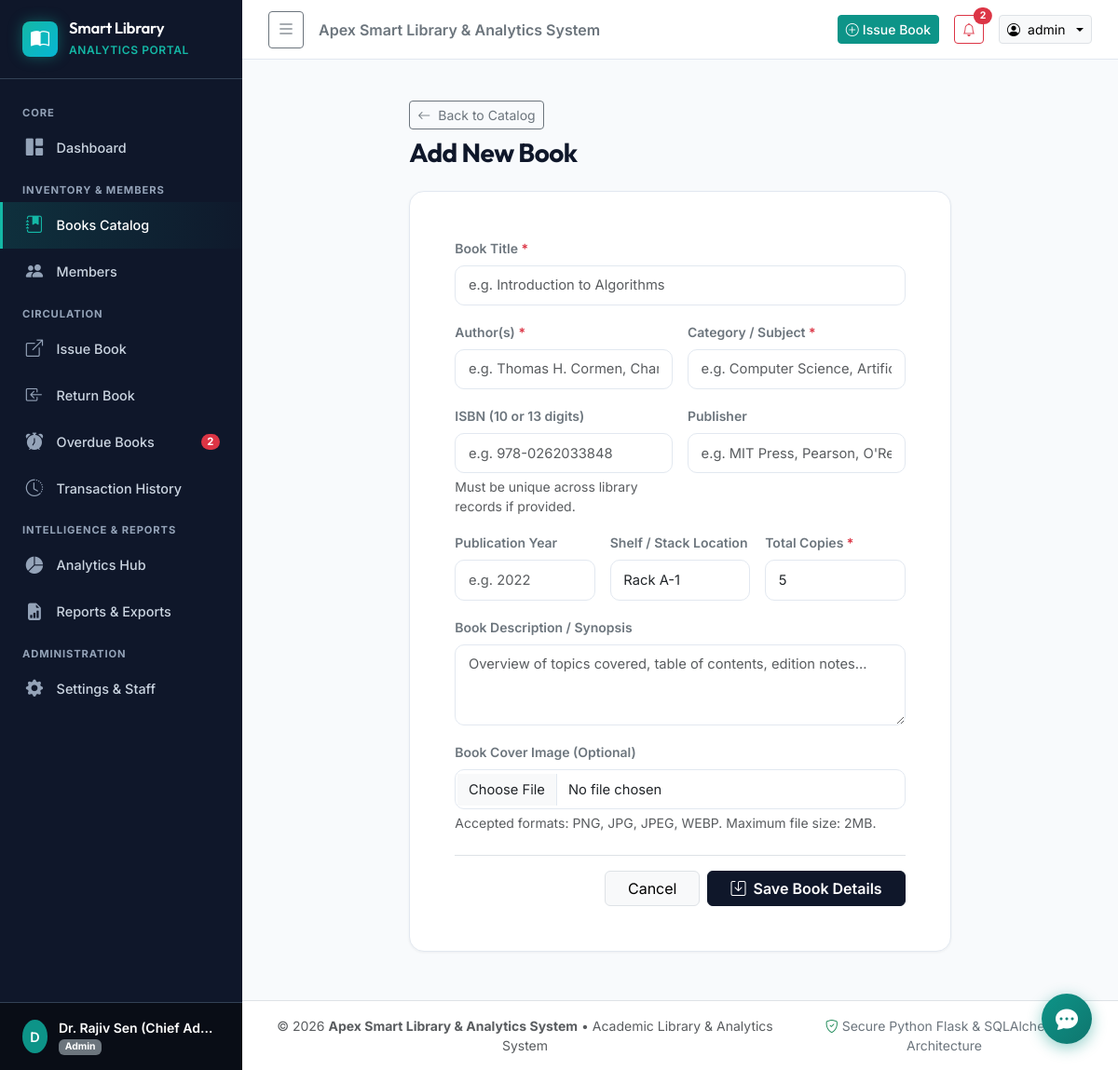
The app's page /books/add (signed in) with its own data.
### models/user.py (models this page shows, shortened)
class User(UserMixin, db.Model):
    __tablename__ = 'users'
    id = db.Column(db.Integer, primary_key=True)
    username = db.Column(db.String(64), unique=True, nullable=False, index=True)
    email = db.Column(db.String(120), unique=True, nullable=False, index=True)
    password_hash = db.Column(db.String(256), nullable=False)
    full_name = db.Column(db.String(120), nullable=False)
    role = db.Column(db.String(20), default='librarian', nullable=False)  # 'admin' or 'librarian'
    is_active_account = db.Column(db.Boolean, default=True, nullable=False)
    created_at = db.Column(db.DateTime, default=lambda: datetime.now(timezone.utc))
    last_login = db.Column(db.DateTime, nullable=True)
    @property
    def is_admin(self):
        return self.role == 'admin'
    @property
    def is_active(self):
        return self.is_active_account

### models/setting.py (models this page shows, shortened)
class Setting(db.Model):
    __tablename__ = 'settings'
    id = db.Column(db.Integer, primary_key=True)
    key = db.Column(db.String(64), unique=True, nullable=False, index=True)
    value = db.Column(db.String(255), nullable=False)
    description = db.Column(db.String(255), nullable=True)
    @classmethod
    def get_value(cls, key, default=None):
        setting = cls.query.filter_by(key=key).first()
        return setting.value if setting else default

### routes/books.py (the view, shortened to what this page needs)
@books_bp.route('/add', methods=['GET', 'POST'])
@login_required
def add():
    existing_categories = [c[0] for c in db.session.query(Book.category).distinct().order_by(Book.category).all()]
    return render_template('books/form.html', book=None, categories=existing_categories, title="Add New Book")

### templates/books/form.html (shortened to what this page needs)
{% extends "base.html" %}
{% block content %}
<div class="row justify-content-center">
    <div class="col-lg-9 col-xl-8">
        <div class="d-flex align-items-center justify-content-between mb-4">
            <div>
                <a href="{{ url_for('books.index') }}" class="btn btn-sm btn-outline-secondary mb-2">
                    <i class="bi bi-arrow-left me-1"></i> Back to Catalog
                </a>
                <h3 class="fw-bold text-navy mb-0">{{ title }}</h3>
            </div>
        </div>
        <div class="card card-custom">
            <div class="card-body p-4 p-md-5">
                <form method="POST" enctype="multipart/form-data" novalidate>
                    <div class="row g-3 mb-4">
                        <div class="col-12">
                            <label for="title" class="form-label small fw-semibold text-secondary">Book Title <span class="text-danger">*</span></label>
                            <input type="text" class="form-control" id="title" name="title" value="{{ book.title if book else '' }}" placeholder="e.g. Introduction to Algorithms" required>
                        </div>
                        <div class="col-md-6">
                            <label for="author" class="form-label small fw-semibold text-secondary">Author(s) <span class="text-danger">*</span></label>
                            <input type="text" class="form-control" id="author" name="author" value="{{ book.author if book else '' }}" placeholder="e.g. Thomas H. Cormen, Charles E. Leiserson" required>
                        </div>
                        <div class="col-md-6">
                            <label for="category" class="form-label small fw-semibold text-secondary">Category / Subject <span class="text-danger">*</span></label>
                            <input class="form-control" list="categoryOptions" id="category" name="category" value="{{ book.category if book else '' }}" placeholder="e.g. Computer Science, Artificial Intelligence..." required>
                        </div>
                        <div class="col-md-6">
                            <label for="isbn" class="form-label small fw-semibold text-secondary">ISBN (10 or 13 digits)</label>
                            <input type="text" class="form-control" id="isbn" name="isbn" value="{{ book.isbn if book else '' }}" placeholder="e.g. 978-0262033848">
                            <div class="form-text small">Must be unique across library records if provided.</div>
                        </div>
                        <div class="col-md-6">
                            <label for="publisher" class="form-label small fw-semibold text-secondary">Publisher</label>
                            <input type="text" class="form-control" id="publisher" name="publisher" value="{{ book.publisher if book else '' }}" placeholder="e.g. MIT Press, Pearson, O'Reilly">
                        </div>
                        <div class="col-md-4">
                            <label for="publication_year" class="form-label small fw-semibold text-secondary">Publication Year</label>
                            <input type="number" class="form-control" id="publication_year" name="publication_year" value="{{ book.publication_year if book else '' }}" placeholder="e.g. 2022" min="1800" max="2099">
                        </div>
                        <div class="col-md-4">
                            <label for="shelf_location" class="form-label small fw-semibold text-secondary">Shelf / Stack Location</label>
                            <input type="text" class="form-control" id="shelf_location" name="shelf_location" value="{{ book.shelf_location if book else 'Rack A-1' }}" placeholder="e.g. Rack CS-04, Bay 2">
                        </div>
                        <div class="col-md-4">
                            <label for="total_copies" class="form-label small fw-semibold text-secondary">Total Copies <span class="text-danger">*</span></label>
                            <input type="number" class="form-control" id="total_copies" name="total_copies" value="{{ book.total_copies if book else '5' }}" min="1" max="500" required>
                        </div>
                        <div class="col-12">
                            <label for="description" class="form-label small fw-semibold text-secondary">Book Description / Synopsis</label>
                            <textarea class="form-control" id="description" name="description" rows="3" placeholder="Overview of topics covered, table of contents, edition notes...">{{ book.description if book else '' }}</textarea>
                        </div>
                        <div class="col-12">
                            <label for="cover_image" class="form-label small fw-semibold text-secondary">Book Cover Image (Optional)</label>
                            <input type="file" class="form-control" id="cover_image" name="cover_image" accept="image/png, image/jpeg, image/webp">
                            <div class="form-text small">Accepted formats: PNG, JPG, JPEG, WEBP. Maximum file size: 2MB.</div>
                        </div>
                    </div>
                    <div class="d-flex justify-content-end gap-2 pt-3 border-top">
                        <a href="{{ url_for('books.index') }}" class="btn btn-light border px-4">Cancel</a>
                        <button type="submit" class="btn btn-navy px-4 fw-semibold">
                            <i class="bi bi-save me-1"></i> Save Book Details
                        </button>
                    </div>
                </form>
            </div>
        </div>
    </div>
</div>
{% endblock %}

### templates/base.html (shortened to what this page needs)
<!DOCTYPE html>
<html lang="en">
<head>
    <link href="https://cdn.jsdelivr.net/npm/bootstrap@5.3.3/dist/css/bootstrap.min.css" rel="stylesheet">
    <link href="https://cdn.jsdelivr.net/npm/bootstrap-icons@1.11.3/font/bootstrap-icons.min.css" rel="stylesheet">
    <link href="{{ url_for('static', filename='css/style.css') }}" rel="stylesheet">
</head>
<body>
    <div id="wrapper">
        {% if current_user.is_authenticated %}
        <nav id="sidebar">
            <div class="sidebar-header">
                <div class="brand-icon">
                    <i class="bi bi-book-half"></i>
                </div>
                <div class="brand-text">
                    <h5>Smart Library</h5>
                    <small>Analytics Portal</small>
                </div>
            </div>
            <div class="sidebar-menu">
                <div class="sidebar-heading">Core</div>
                <a href="{{ url_for('dashboard.index') }}" class="sidebar-link {% if request.endpoint == 'dashboard.index' %}active{% endif %}">
                    <i class="bi bi-grid-1x2-fill"></i>
                    <span>Dashboard</span>
                </a>
                <div class="sidebar-heading">Inventory & Members</div>
                <a href="{{ url_for('books.index') }}" class="sidebar-link {% if request.endpoint and request.endpoint.startswith('books.') %}active{% endif %}">
                    <i class="bi bi-journal-bookmark-fill"></i>
                    <span>Books Catalog</span>
                </a>
                <a href="{{ url_for('members.index') }}" class="sidebar-link {% if request.endpoint and request.endpoint.startswith('members.') %}active{% endif %}">
                    <i class="bi bi-people-fill"></i>
                    <span>Members</span>
                </a>
                <div class="sidebar-heading">Circulation</div>
                <a href="{{ url_for('transactions.issue') }}" class="sidebar-link {% if request.endpoint == 'transactions.issue' %}active{% endif %}">
                    <i class="bi bi-box-arrow-up-right"></i>
                    <span>Issue Book</span>
                </a>
                <a href="{{ url_for('transactions.return_book') }}" class="sidebar-link {% if request.endpoint == 'transactions.return_book' %}active{% endif %}">
                    <i class="bi bi-box-arrow-in-left"></i>
                    <span>Return Book</span>
                </a>
                <a href="{{ url_for('transactions.overdue') }}" class="sidebar-link {% if request.endpoint == 'transactions.overdue' %}active{% endif %}">
                    <i class="bi bi-alarm-fill"></i>
                    <span>Overdue Books</span>
                    {% if global_overdue_count > 0 %}
                    <span class="badge rounded-pill bg-danger">{{ global_overdue_count }}</span>
                    {% endif %}
                </a>
                <a href="{{ url_for('transactions.history') }}" class="sidebar-link {% if request.endpoint == 'transactions.history' %}active{% endif %}">
                    <i class="bi bi-clock-history"></i>
                    <span>Transaction History</span>
                </a>
                <div class="sidebar-heading">Intelligence & Reports</div>
                <a href="{{ url_for('analytics.index') }}" class="sidebar-link {% if request.endpoint and request.endpoint.startswith('analytics.') %}active{% endif %}">
                    <i class="bi bi-pie-chart-fill"></i>
                    <span>Analytics Hub</span>
                </a>
                <a href="{{ url_for('reports.index') }}" class="sidebar-link {% if request.endpoint and request.endpoint.startswith('reports.') %}active{% endif %}">
                    <i class="bi bi-file-earmark-bar-graph-fill"></i>
                    <span>Reports & Exports</span>
                </a>
                {% if current_user.is_admin %}
                <div class="sidebar-heading">Administration</div>
                <a href="{{ url_for('settings.index') }}" class="sidebar-link {% if request.endpoint and request.endpoint.startswith('settings.') %}active{% endif %}">
                    <i class="bi bi-gear-fill"></i>
                    <span>Settings & Staff</span>
                </a>
                {% endif %}
            </div>
            <div class="sidebar-footer">
                <div class="user-profile-badge">
                    <div class="avatar-initials">
                        {{ current_user.full_name[:1].upper() }}
                    </div>
                    <div class="user-info text-truncate">
                        <div class="fw-semibold text-white small text-truncate">{{ current_user.full_name }}</div>
                        <div class="text-muted" style="font-size: 0.75rem;">
                            <span class="badge bg-secondary" style="font-size: 0.65rem;">{{ current_user.role|capitalize }}</span>
                        </div>
                    </div>
                </div>
            </div>
        </nav>
        {% endif %}
        <div id="content">
            {% if current_user.is_authenticated %}
            <header class="topbar">
                <div class="d-flex align-items-center gap-3">
                    <button class="btn btn-sm btn-outline-secondary d-flex align-items-center" id="sidebarToggle" title="Toggle Navigation">
                        <i class="bi bi-list fs-5"></i>
                    </button>
                    <span class="d-none d-md-inline fw-semibold text-secondary">{{ library_name }}</span>
                </div>
                <div class="d-flex align-items-center gap-3">
                    <a href="{{ url_for('transactions.issue') }}" class="btn btn-sm btn-teal d-none d-sm-inline-flex align-items-center gap-1">
                        <i class="bi bi-plus-circle"></i> Issue Book
                    </a>
                    {% if global_overdue_count > 0 %}
                    <a href="{{ url_for('transactions.overdue') }}" class="btn btn-sm btn-outline-danger position-relative" title="Overdue Loans Alert">
                        <i class="bi bi-bell"></i>
                        <span class="position-absolute top-0 start-100 translate-middle badge rounded-pill bg-danger">
                            {{ global_overdue_count }}
                        </span>
                    </a>
                    {% endif %}
                    <div class="dropdown">
                        <button class="btn btn-sm btn-light border dropdown-toggle d-flex align-items-center gap-2" type="button" data-bs-toggle="dropdown">
                            <i class="bi bi-person-circle text-teal"></i>
                            <span class="d-none d-md-inline">{{ current_user.username }}</span>
                        </button>
                    </div>
                </div>
            </header>
            {% endif %}
            <div class="container-fluid px-4 pt-3">
            </div>
            <main class="main-container">
                {% block content %}{% endblock %}
            </main>
            <footer class="py-3 px-4 bg-white border-top text-center text-muted small mt-auto">
                <div class="d-flex flex-column flex-sm-row justify-content-between align-items-center gap-2">
                    <span>&copy; {{ current_year }} <strong>{{ library_name }}</strong> &bull; Academic Library & Analytics System</span>
                    <span class="text-secondary"><i class="bi bi-shield-check text-success me-1"></i>Secure Python Flask &amp; SQLAlchemy Architecture</span>
                </div>
            </footer>
        </div>
    </div>
    {% include 'chatbot_widget.html' %}
</body>
</html>

### records on screen
User: full_name "D", full_name "Dr. Rajiv Sen (Chief Ad…", role "Admin", username "admin"
Setting: value "Apex Smart Library & Analytics System"

### other values on screen
{{ global_overdue_count }} "2"
{{ title }} "Add New Book"
